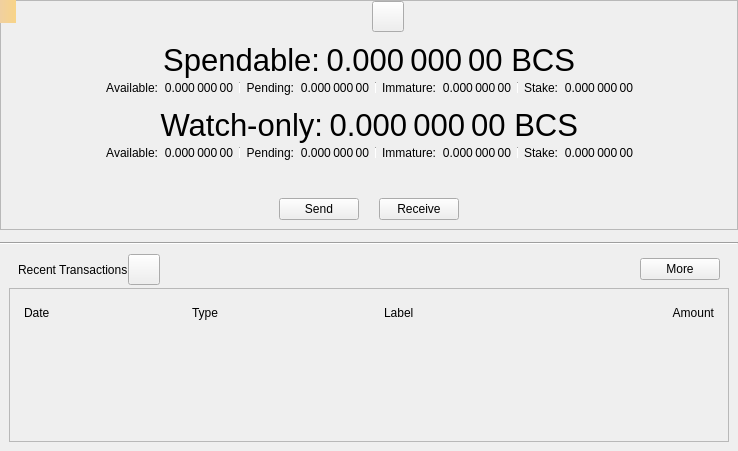
<?xml version="1.0" encoding="UTF-8"?>
<ui version="4.0">
 <class>OverviewPage</class>
 <widget class="QWidget" name="OverviewPage">
  <property name="geometry">
   <rect>
    <x>0</x>
    <y>0</y>
    <width>738</width>
    <height>451</height>
   </rect>
  </property>
  <property name="windowTitle">
   <string>Form</string>
  </property>
  <layout class="QVBoxLayout" name="verticalLayout_6">
   <property name="spacing">
    <number>0</number>
   </property>
   <property name="leftMargin">
    <number>0</number>
   </property>
   <property name="topMargin">
    <number>0</number>
   </property>
   <property name="rightMargin">
    <number>0</number>
   </property>
   <property name="bottomMargin">
    <number>0</number>
   </property>
   <item>
    <widget class="QFrame" name="frameBalances">
     <property name="frameShape">
      <enum>QFrame::StyledPanel</enum>
     </property>
     <property name="frameShadow">
      <enum>QFrame::Raised</enum>
     </property>
     <layout class="QVBoxLayout" name="verticalLayout_5">
      <property name="spacing">
       <number>0</number>
      </property>
      <property name="leftMargin">
       <number>0</number>
      </property>
      <property name="topMargin">
       <number>0</number>
      </property>
      <property name="rightMargin">
       <number>0</number>
      </property>
      <property name="bottomMargin">
       <number>0</number>
      </property>
      <item>
       <widget class="QWidget" name="widgetStatus" native="true">
        <layout class="QHBoxLayout" name="horizontalLayout_16">
         <property name="leftMargin">
          <number>0</number>
         </property>
         <property name="topMargin">
          <number>0</number>
         </property>
         <property name="rightMargin">
          <number>0</number>
         </property>
         <property name="bottomMargin">
          <number>0</number>
         </property>
         <item>
          <spacer name="horizontalSpacer_6">
           <property name="orientation">
            <enum>Qt::Horizontal</enum>
           </property>
           <property name="sizeHint" stdset="0">
            <size>
             <width>0</width>
             <height>20</height>
            </size>
           </property>
          </spacer>
         </item>
         <item>
          <widget class="QLabel" name="labelLogo">
           <property name="sizePolicy">
            <sizepolicy hsizetype="Fixed" vsizetype="Fixed">
             <horstretch>0</horstretch>
             <verstretch>0</verstretch>
            </sizepolicy>
           </property>
           <property name="minimumSize">
            <size>
             <width>32</width>
             <height>32</height>
            </size>
           </property>
          </widget>
         </item>
         <item>
          <widget class="QToolButton" name="labelWalletStatus">
           <property name="enabled">
            <bool>true</bool>
           </property>
           <property name="toolTip">
            <string>The displayed information may be out of date. Your wallet automatically synchronizes with the BCS network after a connection is established, but this process has not completed yet.</string>
           </property>
           <property name="text">
            <string/>
           </property>
           <property name="icon">
            <iconset>
             <normaloff>:/icons/warning</normaloff>
             <disabledoff>:/icons/warning</disabledoff>:/icons/warning</iconset>
           </property>
           <property name="iconSize">
            <size>
             <width>24</width>
             <height>24</height>
            </size>
           </property>
           <property name="flat" stdset="0">
            <bool>false</bool>
           </property>
          </widget>
         </item>
         <item>
          <spacer name="horizontalSpacer_5">
           <property name="orientation">
            <enum>Qt::Horizontal</enum>
           </property>
           <property name="sizeHint" stdset="0">
            <size>
             <width>0</width>
             <height>20</height>
            </size>
           </property>
          </spacer>
         </item>
        </layout>
       </widget>
      </item>
      <item>
       <widget class="QWidget" name="widgetWallet" native="true">
        <layout class="QVBoxLayout" name="verticalLayout_2">
         <property name="spacing">
          <number>0</number>
         </property>
         <item>
          <widget class="QWidget" name="widgetTotal" native="true">
           <layout class="QHBoxLayout" name="horizontalLayout">
            <property name="leftMargin">
             <number>0</number>
            </property>
            <property name="topMargin">
             <number>0</number>
            </property>
            <property name="rightMargin">
             <number>0</number>
            </property>
            <property name="bottomMargin">
             <number>0</number>
            </property>
            <item>
             <spacer name="horizontalSpacer_7">
              <property name="orientation">
               <enum>Qt::Horizontal</enum>
              </property>
              <property name="sizeHint" stdset="0">
               <size>
                <width>0</width>
                <height>20</height>
               </size>
              </property>
             </spacer>
            </item>
            <item>
             <widget class="QLabel" name="labelSpendable">
              <property name="font">
               <font>
                <pointsize>23</pointsize>
               </font>
              </property>
              <property name="text">
               <string>Spendable:</string>
              </property>
              <property name="alignment">
               <set>Qt::AlignRight|Qt::AlignTrailing|Qt::AlignVCenter</set>
              </property>
             </widget>
            </item>
            <item>
             <widget class="QLabel" name="labelTotal">
              <property name="font">
               <font>
                <pointsize>23</pointsize>
               </font>
              </property>
              <property name="cursor">
               <cursorShape>IBeamCursor</cursorShape>
              </property>
              <property name="toolTip">
               <string>Your current total balance</string>
              </property>
              <property name="text">
               <string notr="true">0.000 000 00 BCS</string>
              </property>
              <property name="alignment">
               <set>Qt::AlignRight|Qt::AlignTrailing|Qt::AlignVCenter</set>
              </property>
              <property name="textInteractionFlags">
               <set>Qt::LinksAccessibleByMouse|Qt::TextSelectableByMouse</set>
              </property>
             </widget>
            </item>
            <item>
             <spacer name="horizontalSpacer_8">
              <property name="orientation">
               <enum>Qt::Horizontal</enum>
              </property>
              <property name="sizeHint" stdset="0">
               <size>
                <width>0</width>
                <height>20</height>
               </size>
              </property>
             </spacer>
            </item>
           </layout>
          </widget>
         </item>
         <item>
          <layout class="QHBoxLayout" name="horizontalLayout_13">
           <property name="leftMargin">
            <number>0</number>
           </property>
           <property name="topMargin">
            <number>0</number>
           </property>
           <property name="rightMargin">
            <number>0</number>
           </property>
           <property name="bottomMargin">
            <number>0</number>
           </property>
           <item>
            <spacer name="horizontalSpacer_9">
             <property name="orientation">
              <enum>Qt::Horizontal</enum>
             </property>
             <property name="sizeHint" stdset="0">
              <size>
               <width>40</width>
               <height>20</height>
              </size>
             </property>
            </spacer>
           </item>
           <item>
            <widget class="QWidget" name="widgetBalance" native="true">
             <layout class="QHBoxLayout" name="horizontalLayout_2">
              <property name="leftMargin">
               <number>0</number>
              </property>
              <property name="topMargin">
               <number>0</number>
              </property>
              <property name="rightMargin">
               <number>0</number>
              </property>
              <property name="bottomMargin">
               <number>0</number>
              </property>
              <item>
               <widget class="QLabel" name="labelBalanceText">
                <property name="text">
                 <string>Available:</string>
                </property>
                <property name="alignment">
                 <set>Qt::AlignRight|Qt::AlignTrailing|Qt::AlignVCenter</set>
                </property>
               </widget>
              </item>
              <item>
               <widget class="QLabel" name="labelBalance">
                <property name="cursor">
                 <cursorShape>IBeamCursor</cursorShape>
                </property>
                <property name="toolTip">
                 <string>Your current spendable balance</string>
                </property>
                <property name="text">
                 <string notr="true">0.000 000 00</string>
                </property>
                <property name="alignment">
                 <set>Qt::AlignRight|Qt::AlignTrailing|Qt::AlignVCenter</set>
                </property>
                <property name="textInteractionFlags">
                 <set>Qt::LinksAccessibleByMouse|Qt::TextSelectableByMouse</set>
                </property>
               </widget>
              </item>
             </layout>
            </widget>
           </item>
           <item>
            <widget class="QWidget" name="widgetPending" native="true">
             <layout class="QHBoxLayout" name="horizontalLayout_3">
              <property name="leftMargin">
               <number>6</number>
              </property>
              <property name="topMargin">
               <number>0</number>
              </property>
              <property name="rightMargin">
               <number>0</number>
              </property>
              <property name="bottomMargin">
               <number>0</number>
              </property>
              <item>
               <widget class="Line" name="vLine">
                <property name="maximumSize">
                 <size>
                  <width>1</width>
                  <height>12</height>
                 </size>
                </property>
                <property name="orientation">
                 <enum>Qt::Vertical</enum>
                </property>
               </widget>
              </item>
              <item>
               <widget class="QLabel" name="labelPendingText">
                <property name="text">
                 <string>Pending:</string>
                </property>
                <property name="alignment">
                 <set>Qt::AlignRight|Qt::AlignTrailing|Qt::AlignVCenter</set>
                </property>
               </widget>
              </item>
              <item>
               <widget class="QLabel" name="labelUnconfirmed">
                <property name="cursor">
                 <cursorShape>IBeamCursor</cursorShape>
                </property>
                <property name="toolTip">
                 <string>Total of transactions that have yet to be confirmed, and do not yet count toward the spendable balance</string>
                </property>
                <property name="text">
                 <string notr="true">0.000 000 00</string>
                </property>
                <property name="alignment">
                 <set>Qt::AlignRight|Qt::AlignTrailing|Qt::AlignVCenter</set>
                </property>
                <property name="textInteractionFlags">
                 <set>Qt::LinksAccessibleByMouse|Qt::TextSelectableByMouse</set>
                </property>
               </widget>
              </item>
             </layout>
            </widget>
           </item>
           <item>
            <widget class="QWidget" name="widgetImmature" native="true">
             <layout class="QHBoxLayout" name="horizontalLayout_4">
              <property name="leftMargin">
               <number>6</number>
              </property>
              <property name="topMargin">
               <number>0</number>
              </property>
              <property name="rightMargin">
               <number>0</number>
              </property>
              <property name="bottomMargin">
               <number>0</number>
              </property>
              <item>
               <widget class="Line" name="vLine_2">
                <property name="maximumSize">
                 <size>
                  <width>1</width>
                  <height>12</height>
                 </size>
                </property>
                <property name="orientation">
                 <enum>Qt::Vertical</enum>
                </property>
               </widget>
              </item>
              <item>
               <widget class="QLabel" name="labelImmatureText">
                <property name="text">
                 <string>Immature:</string>
                </property>
                <property name="alignment">
                 <set>Qt::AlignRight|Qt::AlignTrailing|Qt::AlignVCenter</set>
                </property>
               </widget>
              </item>
              <item>
               <widget class="QLabel" name="labelImmature">
                <property name="cursor">
                 <cursorShape>IBeamCursor</cursorShape>
                </property>
                <property name="toolTip">
                 <string>Mined balance that has not yet matured</string>
                </property>
                <property name="text">
                 <string notr="true">0.000 000 00</string>
                </property>
                <property name="alignment">
                 <set>Qt::AlignRight|Qt::AlignTrailing|Qt::AlignVCenter</set>
                </property>
                <property name="textInteractionFlags">
                 <set>Qt::LinksAccessibleByMouse|Qt::TextSelectableByMouse</set>
                </property>
               </widget>
              </item>
             </layout>
            </widget>
           </item>
           <item>
            <widget class="QWidget" name="widgetStake" native="true">
             <layout class="QHBoxLayout" name="horizontalLayout_7">
              <property name="leftMargin">
               <number>6</number>
              </property>
              <property name="topMargin">
               <number>0</number>
              </property>
              <property name="rightMargin">
               <number>0</number>
              </property>
              <property name="bottomMargin">
               <number>0</number>
              </property>
              <item>
               <widget class="Line" name="vLine_3">
                <property name="maximumSize">
                 <size>
                  <width>1</width>
                  <height>12</height>
                 </size>
                </property>
                <property name="orientation">
                 <enum>Qt::Vertical</enum>
                </property>
               </widget>
              </item>
              <item>
               <widget class="QLabel" name="labelStakeText">
                <property name="text">
                 <string>Stake:</string>
                </property>
                <property name="alignment">
                 <set>Qt::AlignRight|Qt::AlignTrailing|Qt::AlignVCenter</set>
                </property>
               </widget>
              </item>
              <item>
               <widget class="QLabel" name="labelStake">
                <property name="text">
                 <string>0.000 000 00</string>
                </property>
                <property name="alignment">
                 <set>Qt::AlignRight|Qt::AlignTrailing|Qt::AlignVCenter</set>
                </property>
                <property name="textInteractionFlags">
                 <set>Qt::LinksAccessibleByMouse|Qt::TextSelectableByMouse</set>
                </property>
               </widget>
              </item>
             </layout>
            </widget>
           </item>
           <item>
            <spacer name="horizontalSpacer_10">
             <property name="orientation">
              <enum>Qt::Horizontal</enum>
             </property>
             <property name="sizeHint" stdset="0">
              <size>
               <width>40</width>
               <height>20</height>
              </size>
             </property>
            </spacer>
           </item>
          </layout>
         </item>
        </layout>
       </widget>
      </item>
      <item>
       <widget class="QWidget" name="widgetWatch" native="true">
        <layout class="QVBoxLayout" name="verticalLayout_4">
         <property name="spacing">
          <number>0</number>
         </property>
         <property name="topMargin">
          <number>0</number>
         </property>
         <property name="bottomMargin">
          <number>0</number>
         </property>
         <item>
          <widget class="QWidget" name="widgetWatchTotal" native="true">
           <layout class="QHBoxLayout" name="horizontalLayout_8">
            <property name="leftMargin">
             <number>0</number>
            </property>
            <property name="topMargin">
             <number>0</number>
            </property>
            <property name="rightMargin">
             <number>0</number>
            </property>
            <property name="bottomMargin">
             <number>0</number>
            </property>
            <item>
             <spacer name="horizontalSpacer_11">
              <property name="orientation">
               <enum>Qt::Horizontal</enum>
              </property>
              <property name="sizeHint" stdset="0">
               <size>
                <width>0</width>
                <height>20</height>
               </size>
              </property>
             </spacer>
            </item>
            <item>
             <widget class="QLabel" name="labelWatchonly">
              <property name="font">
               <font>
                <pointsize>23</pointsize>
               </font>
              </property>
              <property name="text">
               <string>Watch-only:</string>
              </property>
              <property name="alignment">
               <set>Qt::AlignRight|Qt::AlignTrailing|Qt::AlignVCenter</set>
              </property>
             </widget>
            </item>
            <item>
             <widget class="QLabel" name="labelWatchTotal">
              <property name="font">
               <font>
                <pointsize>23</pointsize>
               </font>
              </property>
              <property name="cursor">
               <cursorShape>IBeamCursor</cursorShape>
              </property>
              <property name="toolTip">
               <string>Current total balance in watch-only addresses</string>
              </property>
              <property name="text">
               <string notr="true">0.000 000 00 BCS</string>
              </property>
              <property name="alignment">
               <set>Qt::AlignRight|Qt::AlignTrailing|Qt::AlignVCenter</set>
              </property>
              <property name="textInteractionFlags">
               <set>Qt::LinksAccessibleByMouse|Qt::TextSelectableByMouse</set>
              </property>
             </widget>
            </item>
            <item>
             <spacer name="horizontalSpacer_12">
              <property name="orientation">
               <enum>Qt::Horizontal</enum>
              </property>
              <property name="sizeHint" stdset="0">
               <size>
                <width>0</width>
                <height>20</height>
               </size>
              </property>
             </spacer>
            </item>
           </layout>
          </widget>
         </item>
         <item>
          <layout class="QHBoxLayout" name="horizontalLayout_14">
           <property name="leftMargin">
            <number>0</number>
           </property>
           <property name="rightMargin">
            <number>0</number>
           </property>
           <item>
            <spacer name="horizontalSpacer_13">
             <property name="orientation">
              <enum>Qt::Horizontal</enum>
             </property>
             <property name="sizeHint" stdset="0">
              <size>
               <width>0</width>
               <height>20</height>
              </size>
             </property>
            </spacer>
           </item>
           <item>
            <widget class="QWidget" name="widgetWatchAvailable" native="true">
             <layout class="QHBoxLayout" name="horizontalLayout_9">
              <property name="leftMargin">
               <number>0</number>
              </property>
              <property name="topMargin">
               <number>0</number>
              </property>
              <property name="rightMargin">
               <number>0</number>
              </property>
              <property name="bottomMargin">
               <number>0</number>
              </property>
              <item>
               <widget class="QLabel" name="labelWatchAvailableText">
                <property name="text">
                 <string>Available:</string>
                </property>
                <property name="alignment">
                 <set>Qt::AlignRight|Qt::AlignTrailing|Qt::AlignVCenter</set>
                </property>
               </widget>
              </item>
              <item>
               <widget class="QLabel" name="labelWatchAvailable">
                <property name="cursor">
                 <cursorShape>IBeamCursor</cursorShape>
                </property>
                <property name="toolTip">
                 <string>Your current balance in watch-only addresses</string>
                </property>
                <property name="text">
                 <string notr="true">0.000 000 00</string>
                </property>
                <property name="alignment">
                 <set>Qt::AlignRight|Qt::AlignTrailing|Qt::AlignVCenter</set>
                </property>
                <property name="textInteractionFlags">
                 <set>Qt::LinksAccessibleByMouse|Qt::TextSelectableByMouse</set>
                </property>
               </widget>
              </item>
             </layout>
            </widget>
           </item>
           <item>
            <widget class="QWidget" name="widgetWatchPending" native="true">
             <layout class="QHBoxLayout" name="horizontalLayout_10">
              <property name="leftMargin">
               <number>6</number>
              </property>
              <property name="topMargin">
               <number>0</number>
              </property>
              <property name="rightMargin">
               <number>0</number>
              </property>
              <property name="bottomMargin">
               <number>0</number>
              </property>
              <item>
               <widget class="Line" name="vLine_4">
                <property name="maximumSize">
                 <size>
                  <width>1</width>
                  <height>12</height>
                 </size>
                </property>
                <property name="orientation">
                 <enum>Qt::Vertical</enum>
                </property>
               </widget>
              </item>
              <item>
               <widget class="QLabel" name="labelWatchPendingText">
                <property name="text">
                 <string>Pending:</string>
                </property>
                <property name="alignment">
                 <set>Qt::AlignRight|Qt::AlignTrailing|Qt::AlignVCenter</set>
                </property>
               </widget>
              </item>
              <item>
               <widget class="QLabel" name="labelWatchPending">
                <property name="cursor">
                 <cursorShape>IBeamCursor</cursorShape>
                </property>
                <property name="toolTip">
                 <string>Unconfirmed transactions to watch-only addresses</string>
                </property>
                <property name="text">
                 <string notr="true">0.000 000 00</string>
                </property>
                <property name="alignment">
                 <set>Qt::AlignRight|Qt::AlignTrailing|Qt::AlignVCenter</set>
                </property>
                <property name="textInteractionFlags">
                 <set>Qt::LinksAccessibleByMouse|Qt::TextSelectableByMouse</set>
                </property>
               </widget>
              </item>
             </layout>
            </widget>
           </item>
           <item>
            <widget class="QWidget" name="widgetWatchImmature" native="true">
             <layout class="QHBoxLayout" name="horizontalLayout_11">
              <property name="leftMargin">
               <number>6</number>
              </property>
              <property name="topMargin">
               <number>0</number>
              </property>
              <property name="rightMargin">
               <number>0</number>
              </property>
              <property name="bottomMargin">
               <number>0</number>
              </property>
              <item>
               <widget class="Line" name="vLine_5">
                <property name="maximumSize">
                 <size>
                  <width>1</width>
                  <height>12</height>
                 </size>
                </property>
                <property name="orientation">
                 <enum>Qt::Vertical</enum>
                </property>
               </widget>
              </item>
              <item>
               <widget class="QLabel" name="labelWatchImmatureText">
                <property name="text">
                 <string>Immature:</string>
                </property>
                <property name="alignment">
                 <set>Qt::AlignRight|Qt::AlignTrailing|Qt::AlignVCenter</set>
                </property>
               </widget>
              </item>
              <item>
               <widget class="QLabel" name="labelWatchImmature">
                <property name="cursor">
                 <cursorShape>IBeamCursor</cursorShape>
                </property>
                <property name="toolTip">
                 <string>Mined balance in watch-only addresses that has not yet matured</string>
                </property>
                <property name="text">
                 <string notr="true">0.000 000 00</string>
                </property>
                <property name="alignment">
                 <set>Qt::AlignRight|Qt::AlignTrailing|Qt::AlignVCenter</set>
                </property>
                <property name="textInteractionFlags">
                 <set>Qt::LinksAccessibleByMouse|Qt::TextSelectableByMouse</set>
                </property>
               </widget>
              </item>
             </layout>
            </widget>
           </item>
           <item>
            <widget class="QWidget" name="widgetWatchStake" native="true">
             <layout class="QHBoxLayout" name="horizontalLayout_12">
              <property name="leftMargin">
               <number>6</number>
              </property>
              <property name="topMargin">
               <number>0</number>
              </property>
              <property name="rightMargin">
               <number>0</number>
              </property>
              <property name="bottomMargin">
               <number>0</number>
              </property>
              <item>
               <widget class="Line" name="vLine_6">
                <property name="maximumSize">
                 <size>
                  <width>1</width>
                  <height>12</height>
                 </size>
                </property>
                <property name="orientation">
                 <enum>Qt::Vertical</enum>
                </property>
               </widget>
              </item>
              <item>
               <widget class="QLabel" name="labelWatchStakeText">
                <property name="text">
                 <string>Stake:</string>
                </property>
                <property name="alignment">
                 <set>Qt::AlignRight|Qt::AlignTrailing|Qt::AlignVCenter</set>
                </property>
               </widget>
              </item>
              <item>
               <widget class="QLabel" name="labelWatchStake">
                <property name="text">
                 <string>0.000 000 00</string>
                </property>
                <property name="alignment">
                 <set>Qt::AlignRight|Qt::AlignTrailing|Qt::AlignVCenter</set>
                </property>
                <property name="textInteractionFlags">
                 <set>Qt::LinksAccessibleByMouse|Qt::TextSelectableByMouse</set>
                </property>
               </widget>
              </item>
             </layout>
            </widget>
           </item>
           <item>
            <spacer name="horizontalSpacer_14">
             <property name="orientation">
              <enum>Qt::Horizontal</enum>
             </property>
             <property name="sizeHint" stdset="0">
              <size>
               <width>0</width>
               <height>20</height>
              </size>
             </property>
            </spacer>
           </item>
          </layout>
         </item>
        </layout>
       </widget>
      </item>
      <item>
       <widget class="QWidget" name="widgetTransaction" native="true">
        <layout class="QHBoxLayout" name="horizontalLayout_15">
         <property name="spacing">
          <number>20</number>
         </property>
         <property name="topMargin">
          <number>35</number>
         </property>
         <item>
          <spacer name="horizontalSpacer_15">
           <property name="orientation">
            <enum>Qt::Horizontal</enum>
           </property>
           <property name="sizeHint" stdset="0">
            <size>
             <width>0</width>
             <height>20</height>
            </size>
           </property>
          </spacer>
         </item>
         <item>
          <widget class="BCSPushButton" name="buttonSend">
           <property name="text">
            <string>Send</string>
           </property>
          </widget>
         </item>
         <item>
          <widget class="BCSPushButton" name="buttonReceive">
           <property name="text">
            <string>Receive</string>
           </property>
          </widget>
         </item>
         <item>
          <spacer name="horizontalSpacer_16">
           <property name="orientation">
            <enum>Qt::Horizontal</enum>
           </property>
           <property name="sizeHint" stdset="0">
            <size>
             <width>0</width>
             <height>20</height>
            </size>
           </property>
          </spacer>
         </item>
        </layout>
       </widget>
      </item>
     </layout>
    </widget>
   </item>
   <item>
    <spacer name="verticalSpacer_5">
     <property name="orientation">
      <enum>Qt::Vertical</enum>
     </property>
     <property name="sizeType">
      <enum>QSizePolicy::Fixed</enum>
     </property>
     <property name="sizeHint" stdset="0">
      <size>
       <width>20</width>
       <height>12</height>
      </size>
     </property>
    </spacer>
   </item>
   <item>
    <widget class="Line" name="hLine">
     <property name="orientation">
      <enum>Qt::Horizontal</enum>
     </property>
    </widget>
   </item>
   <item>
    <spacer name="verticalSpacer_4">
     <property name="orientation">
      <enum>Qt::Vertical</enum>
     </property>
     <property name="sizeType">
      <enum>QSizePolicy::Fixed</enum>
     </property>
     <property name="sizeHint" stdset="0">
      <size>
       <width>20</width>
       <height>0</height>
      </size>
     </property>
    </spacer>
   </item>
   <item>
    <widget class="QWidget" name="widgetRecent" native="true">
     <layout class="QVBoxLayout" name="verticalLayout">
      <property name="spacing">
       <number>0</number>
      </property>
      <item>
       <layout class="QHBoxLayout" name="horizontalLayout_6">
        <property name="leftMargin">
         <number>9</number>
        </property>
        <property name="rightMargin">
         <number>9</number>
        </property>
        <property name="bottomMargin">
         <number>3</number>
        </property>
        <item>
         <widget class="QLabel" name="labelRecentTransactions">
          <property name="text">
           <string>Recent Transactions</string>
          </property>
         </widget>
        </item>
        <item>
         <widget class="QToolButton" name="labelTransactionsStatus">
          <property name="enabled">
           <bool>true</bool>
          </property>
          <property name="toolTip">
           <string>The displayed information may be out of date. Your wallet automatically synchronizes with the BCS network after a connection is established, but this process has not completed yet.</string>
          </property>
          <property name="text">
           <string/>
          </property>
          <property name="icon">
           <iconset>
            <normaloff>:/icons/warning</normaloff>
            <disabledoff>:/icons/warning</disabledoff>:/icons/warning</iconset>
          </property>
          <property name="iconSize">
           <size>
            <width>24</width>
            <height>24</height>
           </size>
          </property>
          <property name="flat" stdset="0">
           <bool>false</bool>
          </property>
         </widget>
        </item>
        <item>
         <spacer name="horizontalSpacer_3">
          <property name="orientation">
           <enum>Qt::Horizontal</enum>
          </property>
          <property name="sizeHint" stdset="0">
           <size>
            <width>0</width>
            <height>20</height>
           </size>
          </property>
         </spacer>
        </item>
        <item>
         <widget class="QPushButton" name="showMoreButton">
          <property name="text">
           <string>More</string>
          </property>
         </widget>
        </item>
       </layout>
      </item>
      <item>
       <layout class="QVBoxLayout" name="verticalLayout_3">
        <item>
         <widget class="QFrame" name="frameRecentTransactions">
          <property name="frameShape">
           <enum>QFrame::StyledPanel</enum>
          </property>
          <property name="frameShadow">
           <enum>QFrame::Raised</enum>
          </property>
          <layout class="QVBoxLayout" name="verticalLayout_8">
           <item>
            <widget class="QWidget" name="widget_header" native="true">
             <layout class="QHBoxLayout" name="horizontalLayout_5">
              <property name="spacing">
               <number>5</number>
              </property>
              <property name="leftMargin">
               <number>5</number>
              </property>
              <property name="topMargin">
               <number>5</number>
              </property>
              <property name="rightMargin">
               <number>5</number>
              </property>
              <property name="bottomMargin">
               <number>5</number>
              </property>
              <item>
               <widget class="QLabel" name="labelDate">
                <property name="text">
                 <string>Date</string>
                </property>
               </widget>
              </item>
              <item>
               <widget class="QLabel" name="labelType">
                <property name="text">
                 <string>Type</string>
                </property>
               </widget>
              </item>
              <item>
               <spacer name="horizontalSpacer_2">
                <property name="orientation">
                 <enum>Qt::Horizontal</enum>
                </property>
                <property name="sizeType">
                 <enum>QSizePolicy::Fixed</enum>
                </property>
                <property name="sizeHint" stdset="0">
                 <size>
                  <width>25</width>
                  <height>20</height>
                 </size>
                </property>
               </spacer>
              </item>
              <item>
               <widget class="QLabel" name="labelAddress">
                <property name="text">
                 <string>Label</string>
                </property>
               </widget>
              </item>
              <item>
               <widget class="QLabel" name="labelAmount">
                <property name="text">
                 <string>Amount</string>
                </property>
                <property name="alignment">
                 <set>Qt::AlignRight|Qt::AlignTrailing|Qt::AlignVCenter</set>
                </property>
               </widget>
              </item>
             </layout>
            </widget>
           </item>
           <item>
            <widget class="QListView" name="listTransactions">
             <property name="styleSheet">
              <string notr="true">QListView { background: transparent; }</string>
             </property>
             <property name="frameShape">
              <enum>QFrame::NoFrame</enum>
             </property>
             <property name="verticalScrollBarPolicy">
              <enum>Qt::ScrollBarAlwaysOff</enum>
             </property>
             <property name="horizontalScrollBarPolicy">
              <enum>Qt::ScrollBarAlwaysOff</enum>
             </property>
            </widget>
           </item>
          </layout>
         </widget>
        </item>
       </layout>
      </item>
     </layout>
    </widget>
   </item>
  </layout>
  <widget class="QLabel" name="labelAlerts">
   <property name="geometry">
    <rect>
     <x>0</x>
     <y>0</y>
     <width>16</width>
     <height>23</height>
    </rect>
   </property>
   <property name="visible">
    <bool>false</bool>
   </property>
   <property name="styleSheet">
    <string notr="true">QLabel { background-color: qlineargradient(x1: 0, y1: 0, x2: 1, y2: 0, stop:0 #F0D0A0, stop:1 #F8D488); color:#000000; }</string>
   </property>
   <property name="wordWrap">
    <bool>true</bool>
   </property>
   <property name="margin">
    <number>3</number>
   </property>
   <property name="textInteractionFlags">
    <set>Qt::TextSelectableByMouse</set>
   </property>
  </widget>
 </widget>
 <customwidgets>
  <customwidget>
   <class>BCSPushButton</class>
   <extends>QPushButton</extends>
   <header>qt/bcspushbutton.h</header>
  </customwidget>
 </customwidgets>
 <resources/>
 <connections/>
</ui>
